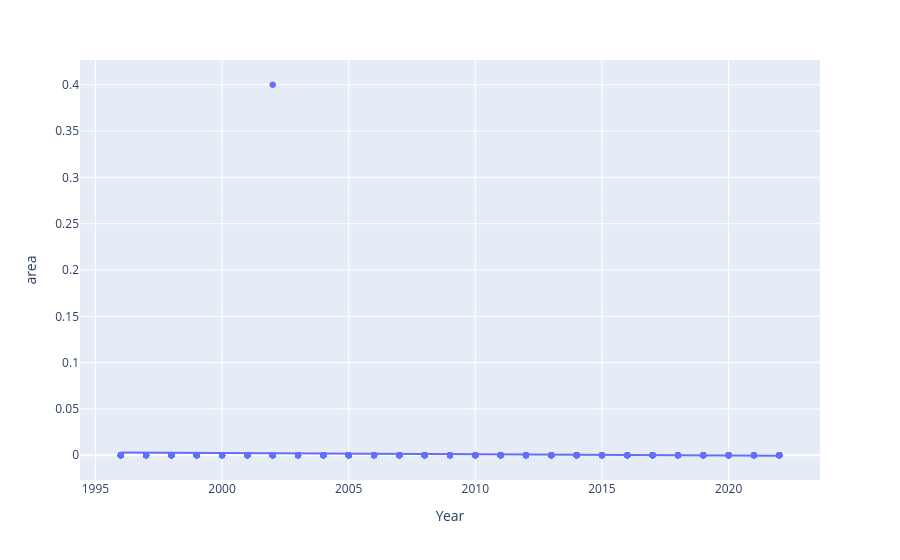
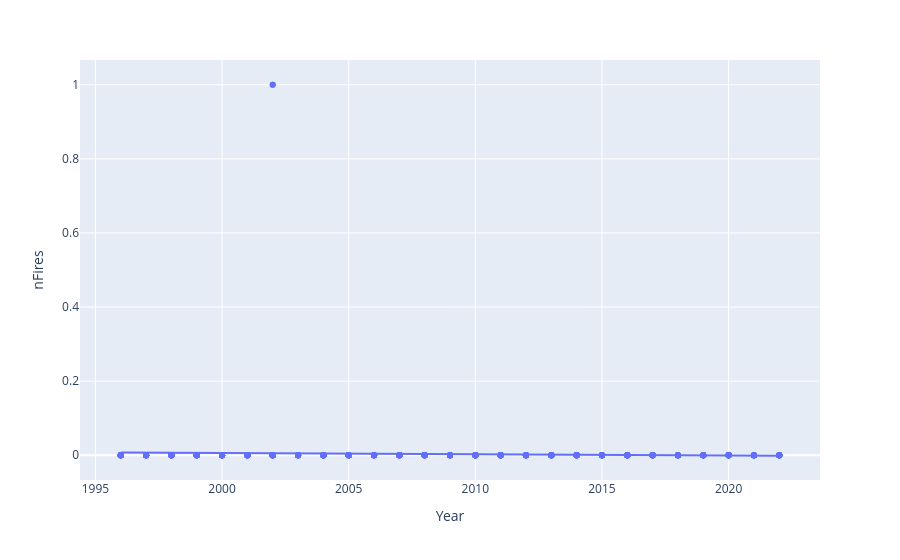

The code cell stored with these charts, in order, in its notebook:
### Code cell
fig1 = pl.scatter(data, x='Year', y='area', trendline="ols")
fig2 = pl.scatter(data, x='Year', y='nFires', trendline="ols")
fig1.show()
fig2.show()

### Figure 1 — Plotly figure (JSON) as saved in the notebook; plotly's stock layout.template omitted (floating-point values rounded to 4 significant figures; data arrays with more than 128 entries replaced by an {"elided": "..."} marker saying what was removed)
{"data": [{"hovertemplate": "Year=%{x}<br>area=%{y}<extra></extra>", "legendgroup": "", "marker": {"color": "#636efa", "symbol": "circle"}, "mode": "markers", "name": "", "orientation": "h", "showlegend": false, "type": "scatter", "x": {"elided": "635 int values"}, "xaxis": "x", "y": {"elided": "635 mixed values"}, "yaxis": "y"}, {"hovertemplate": "<b>OLS trendline</b><br>area = -0.000143034 * Year + 0.288589<br>R<sup>2</sup>=0.002444<br><br>Year=%{x}<br>area=%{y} <b>(trend)</b><extra></extra>", "legendgroup": "", "marker": {"color": "#636efa", "symbol": "circle"}, "mode": "lines", "name": "", "showlegend": false, "type": "scatter", "x": {"elided": "635 int values"}, "xaxis": "x", "y": {"elided": "635 float values"}, "yaxis": "y"}], "layout": {"autosize": true, "legend": {"tracegroupgap": 0}, "margin": {"t": 60}, "xaxis": {"anchor": "y", "autorange": true, "domain": [0, 1], "range": [1994.0, 2024.0], "title": {"text": "Year"}, "type": "linear"}, "yaxis": {"anchor": "x", "autorange": true, "domain": [0, 1], "range": [-0.03097, 0.431], "title": {"text": "area"}, "type": "linear"}}}

### Figure 2 — Plotly figure (JSON) as saved in the notebook; plotly's stock layout.template omitted (floating-point values rounded to 4 significant figures; data arrays with more than 128 entries replaced by an {"elided": "..."} marker saying what was removed)
{"data": [{"hovertemplate": "Year=%{x}<br>nFires=%{y}<extra></extra>", "legendgroup": "", "marker": {"color": "#636efa", "symbol": "circle"}, "mode": "markers", "name": "", "orientation": "v", "showlegend": false, "type": "scatter", "x": {"elided": "635 int values"}, "xaxis": "x", "y": {"elided": "635 int values"}, "yaxis": "y"}, {"hovertemplate": "<b>OLS trendline</b><br>nFires = -0.000357586 * Year + 0.721474<br>R<sup>2</sup>=0.002444<br><br>Year=%{x}<br>nFires=%{y} <b>(trend)</b><extra></extra>", "legendgroup": "", "marker": {"color": "#636efa", "symbol": "circle"}, "mode": "lines", "name": "", "showlegend": false, "type": "scatter", "x": {"elided": "635 int values"}, "xaxis": "x", "y": {"elided": "635 float values"}, "yaxis": "y"}], "layout": {"autosize": true, "legend": {"tracegroupgap": 0}, "margin": {"t": 60}, "xaxis": {"anchor": "y", "autorange": true, "domain": [0, 1], "range": [1994.0, 2024.0], "title": {"text": "Year"}, "type": "linear"}, "yaxis": {"anchor": "x", "autorange": true, "domain": [0, 1], "range": [-0.07743, 1.077], "title": {"text": "nFires"}, "type": "linear"}}}
